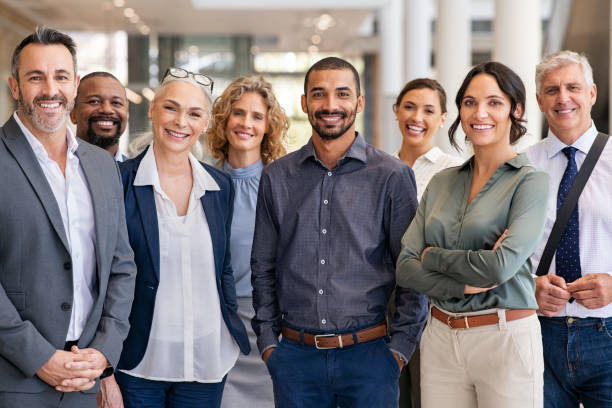
#> input picture MainProd/TestImages/StockImageGroup.jpg, 612 x 408 px, given in place of the camera
$ python Haar1.py
#> lines starting #> are read from the running program, lines starting #| are printed output that depends on the picture; after the words box and inside, x2 and y2 are one past the last pixel; in counts of white or black regions, pixels touching at a corner belong together
# THIS CODE HAS BEEN DEPRECIATED AS PROJECT HAS BEEN CHANGED TO IMAGES

# OpenCV program to detect face in real time
# import libraries of python OpenCV
# where its functionality resides
import cv2
import time

# load the required trained XML classifiers
# https://github.com/Itseez/opencv/blob/master/
# data/haarcascades/haarcascade_frontalface_default.xml
# Trained XML classifiers describes some features of some
# object we want to detect a cascade function is trained
# from a lot of positive(faces) and negative(non-faces)
# images.
face_cascade = cv2.CascadeClassifier('haarcascade_frontalface_default.xml')

# https://github.com/Itseez/opencv/blob/master
# /data/haarcascades/haarcascade_eye.xml
# Trained XML file for detecting eyes
eye_cascade = cv2.CascadeClassifier('haarcascade_eye.xml')


# profile_cascade = cv2.CascadeClassifier('haarcascade_profileface.xml')

# capture frames from a camera
cap = cv2.VideoCapture(0)

# Initialize variables for frame rate calculation
frame_count = 0
start_time = time.time()

# loop runs if capturing has been initialized.
while 1:

    # reads frames from a camera
    ret, img = cap.read()
#> img is the input picture: shape (408, 612, 3); mean B, G, R 123.4, 122.1, 130.5

    # convert to gray scale of each frames
    gray = cv2.cvtColor(img, cv2.COLOR_BGR2GRAY)
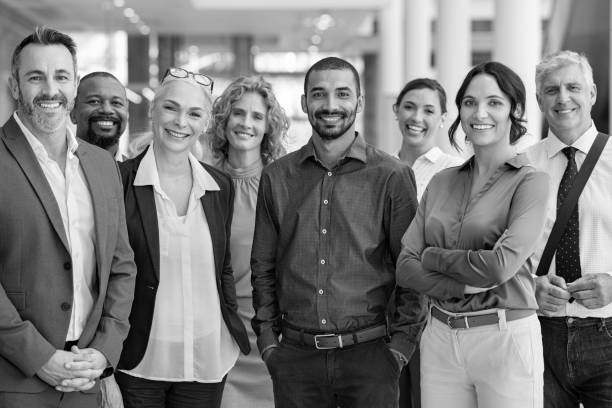
#> gray: shape (408, 612); min 0, max 255, mean 124.8

    # Detects faces of different sizes in the input image
    faces = face_cascade.detectMultiScale(gray, 1.3, 5)
#> faces = [[538, 67, 57, 57], [392, 90, 52, 52], [221, 96, 52, 52], [14, 49, 70, 70], [300, 71, 62, 62], [454, 81, 59, 59], [152, 88, 64, 64]]

    # Detects the side profile of face
    # side_faces = profile_cascade.detectMultiScale(gray, 1.1, 5)

    for (x, y, w, h) in faces:
        # To draw a rectangle in a face
        cv2.rectangle(img, (x, y), (x + w, y + h), (255, 255, 255), 2)
        roi_gray = gray[y:y + h, x:x + w]
        roi_color = img[y:y + h, x:x + w]

        # Detects eyes of different sizes in the input image
        eyes = eye_cascade.detectMultiScale(roi_gray)

        # To draw a rectangle in eyes
        for (ex, ey, ew, eh) in eyes:
            cv2.rectangle(roi_color, (ex, ey), (ex + ew, ey + eh), (0, 100, 150), 2)

            # Apply Gaussian blur to the face and eyes ROIs
            roi_color_blurred = cv2.GaussianBlur(roi_color, (25, 25), 50)
            img[y:y + h, x:x + w] = roi_color_blurred
#> this loop made 7 passes
#> (x, y, w, h, eyes) on passes 3 to 7: (221, 96, 52, 52, [[5, 6, 22, 22]]), (14, 49, 70, 70, [[35, 17, 22, 22]]), (300, 71, 62, 62, [[30, 12, 21, 21], [7, 12, 22, 22]]), (454, 81, 59, 59, [[5, 11, 22, 22], [28, 10, 21, 21]]), (152, 88, 64, 64, [[8, 8, 23, 23]])
#> pass 1, `roi_gray = gray[y:y + h, x:x + w]`:
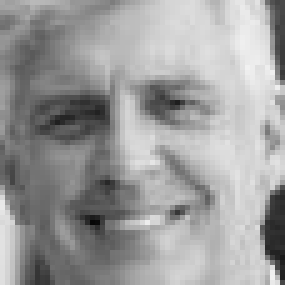
#> roi_gray: shape (57, 57) (shown 5 times larger); min 7, max 242, mean 156.2
#> pass 1, `roi_color = img[y:y + h, x:x + w]`:
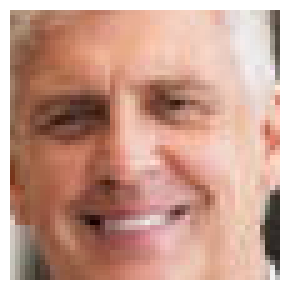
#> roi_color: shape (57, 57, 3) (shown 5 times larger); mean B, G, R 140, 155.4, 198.4
#> pass 2, `roi_color = img[y:y + h, x:x + w]`:
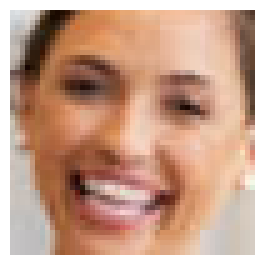
#> roi_color: shape (52, 52, 3) (shown 5 times larger); mean B, G, R 133.7, 155.8, 197.2
#> after the loop:
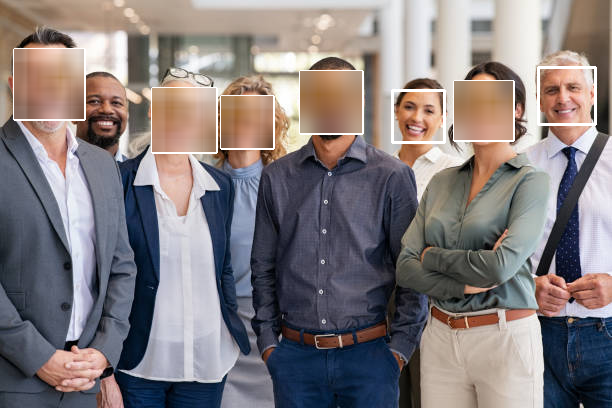
#> img: shape (408, 612, 3); 8.89% of pixels changed, all inside (x1, y1, x2, y2) = (13, 48, 597, 154)
#> after the loop:
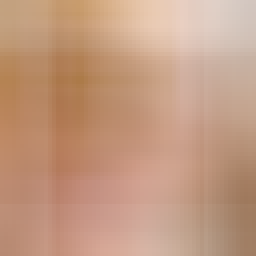
#> roi_color: shape (64, 64, 3) (shown 4 times larger); mean B, G, R 128.8, 154.2, 195.2
#> after the loop:
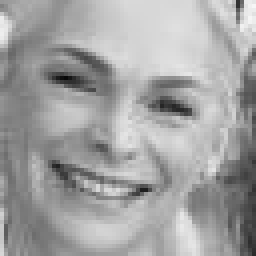
#> roi_gray: shape (64, 64) (shown 4 times larger); min 8, max 246, mean 162

            # Apply Bilateral filter to the face and eyes ROIs
            # roi_color_blurred = cv2.bilateralFilter(roi_color, 5, 5, 5)  # Adjust parameters as needed
            # img[y:y + h, x:x + w] = roi_color_blurred

    # Display an image in a window
    cv2.imshow('img', img)

    # Increment the frame count
    frame_count += 1

    # Calculate and display frame rate every 30 frames (adjust as needed)
    if frame_count % 30 == 0:
        end_time = time.time()
        elapsed_time = end_time - start_time
        frame_rate = frame_count / elapsed_time
        print(f"Frame Rate: {frame_rate:.2f} fps")
        frame_count = 0
        start_time = time.time()

    # Wait for Esc key to stop
    k = cv2.waitKey(30) & 0xff
#> (key Esc is pressed here)
    if k == 27:
        break

# Release the camera and close all OpenCV windows
cap.release()
cv2.destroyAllWindows()
